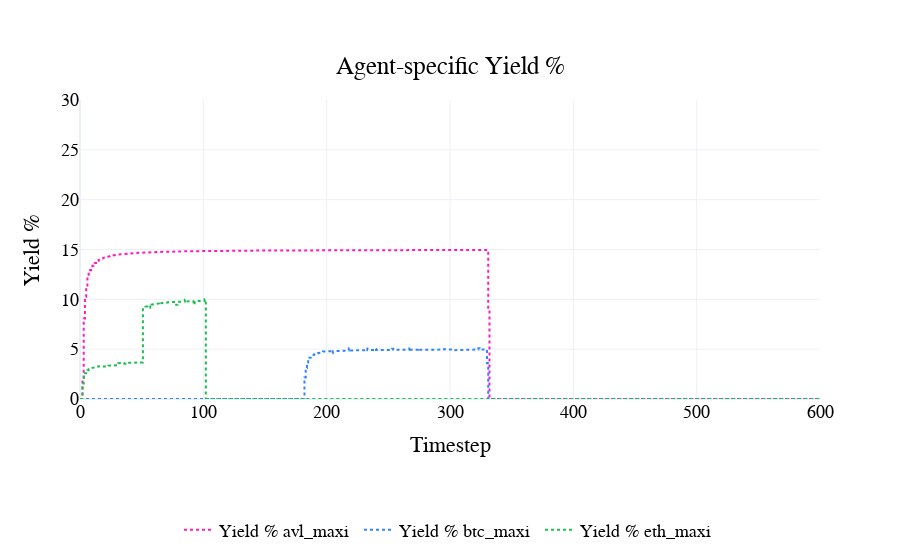

Notebook source saved alongside this figure:
### Code cell
fig = visualizations.plot_yield_pct(
    df
)
pio.show(fig)

### Figure 1 — Plotly figure (JSON) as saved in the notebook; plotly's stock layout.template omitted (floating-point values rounded to 4 significant figures; data arrays with more than 128 entries replaced by an {"elided": "..."} marker saying what was removed)
{"data": [{"line": {"color": "#FC1CBF", "dash": "dot", "width": 2}, "name": "Yield % avl_maxi ", "type": "scatter", "x": {"elided": "4801 int values"}, "y": {"elided": "4801 float values"}}, {"line": {"color": "#3283FE", "dash": "dot", "width": 2}, "name": "Yield % btc_maxi ", "type": "scatter", "x": {"elided": "4801 int values"}, "y": {"elided": "4801 float values"}}, {"line": {"color": "#1CBE4F", "dash": "dot", "width": 2}, "name": "Yield % eth_maxi ", "type": "scatter", "x": {"elided": "4801 int values"}, "y": {"elided": "4801 float values"}}], "layout": {"font": {"color": "black", "family": "Arial", "size": 18}, "hovermode": "x unified", "legend": {"orientation": "h", "x": 0.5, "xanchor": "center", "y": -0.5, "yanchor": "bottom"}, "paper_bgcolor": "rgba(255, 255, 255, 1)", "plot_bgcolor": "rgba(255, 255, 255, 1)", "title": {"text": "Agent-specific Yield %", "x": 0.5, "xanchor": "center", "y": 0.9, "yanchor": "top"}, "xaxis": {"title": {"text": "Timestep"}}, "yaxis": {"range": [0, 30], "title": {"text": "Yield %"}}}}
